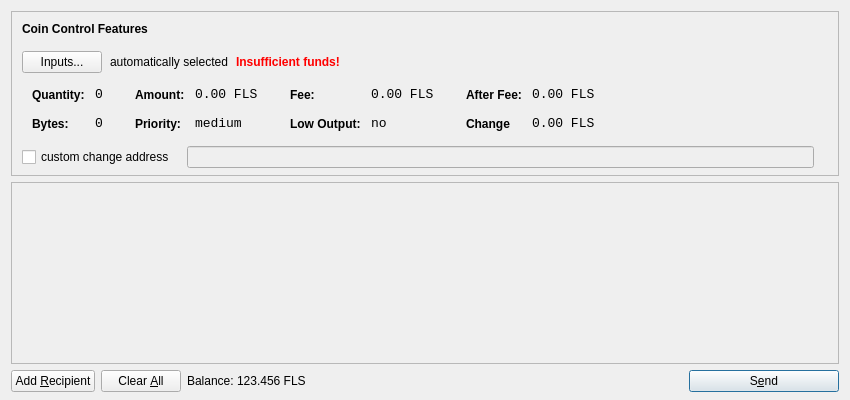
<?xml version="1.0" encoding="UTF-8"?>
<ui version="4.0">
 <class>SendCoinsDialog</class>
 <widget class="QDialog" name="SendCoinsDialog">
  <property name="geometry">
   <rect>
    <x>0</x>
    <y>0</y>
    <width>850</width>
    <height>400</height>
   </rect>
  </property>
  <property name="windowTitle">
   <string>Send Coins</string>
  </property>
  <property name="styleSheet">
   <string notr="true">background-image: url(:/images/gr);</string>
  </property>
  <layout class="QVBoxLayout" name="verticalLayout" stretch="0,1,0">
   <property name="bottomMargin">
    <number>8</number>
   </property>
   <item>
    <widget class="QFrame" name="frameCoinControl">
     <property name="sizePolicy">
      <sizepolicy hsizetype="Expanding" vsizetype="Expanding">
       <horstretch>0</horstretch>
       <verstretch>0</verstretch>
      </sizepolicy>
     </property>
     <property name="maximumSize">
      <size>
       <width>16777215</width>
       <height>16777215</height>
      </size>
     </property>
     <property name="frameShape">
      <enum>QFrame::StyledPanel</enum>
     </property>
     <property name="frameShadow">
      <enum>QFrame::Sunken</enum>
     </property>
     <layout class="QVBoxLayout" name="verticalLayoutCoinControl2">
      <property name="spacing">
       <number>6</number>
      </property>
      <property name="leftMargin">
       <number>0</number>
      </property>
      <property name="topMargin">
       <number>0</number>
      </property>
      <property name="rightMargin">
       <number>0</number>
      </property>
      <property name="bottomMargin">
       <number>6</number>
      </property>
      <item>
       <layout class="QVBoxLayout" name="verticalLayoutCoinControl" stretch="0,0,0,0,1">
        <property name="spacing">
         <number>0</number>
        </property>
        <property name="leftMargin">
         <number>10</number>
        </property>
        <property name="topMargin">
         <number>10</number>
        </property>
        <item>
         <layout class="QHBoxLayout" name="horizontalLayoutCoinControl1">
          <property name="bottomMargin">
           <number>15</number>
          </property>
          <item>
           <widget class="QLabel" name="labelCoinControlFeatures">
            <property name="sizePolicy">
             <sizepolicy hsizetype="Preferred" vsizetype="Maximum">
              <horstretch>0</horstretch>
              <verstretch>0</verstretch>
             </sizepolicy>
            </property>
            <property name="font">
             <font>
              <weight>75</weight>
              <bold>true</bold>
             </font>
            </property>
            <property name="styleSheet">
             <string notr="true">font-weight:bold;</string>
            </property>
            <property name="text">
             <string>Coin Control Features</string>
            </property>
           </widget>
          </item>
         </layout>
        </item>
        <item>
         <layout class="QHBoxLayout" name="horizontalLayoutCoinControl2" stretch="0,0,0,0">
          <property name="spacing">
           <number>8</number>
          </property>
          <property name="bottomMargin">
           <number>10</number>
          </property>
          <item>
           <widget class="QPushButton" name="pushButtonCoinControl">
            <property name="styleSheet">
             <string notr="true"/>
            </property>
            <property name="text">
             <string>Inputs...</string>
            </property>
           </widget>
          </item>
          <item>
           <widget class="QLabel" name="labelCoinControlAutomaticallySelected">
            <property name="text">
             <string>automatically selected</string>
            </property>
            <property name="margin">
             <number>5</number>
            </property>
           </widget>
          </item>
          <item>
           <widget class="QLabel" name="labelCoinControlInsuffFunds">
            <property name="font">
             <font>
              <weight>75</weight>
              <bold>true</bold>
             </font>
            </property>
            <property name="styleSheet">
             <string notr="true">color:red;font-weight:bold;</string>
            </property>
            <property name="text">
             <string>Insufficient funds!</string>
            </property>
            <property name="margin">
             <number>5</number>
            </property>
           </widget>
          </item>
          <item>
           <spacer name="horizontalSpacerCoinControl">
            <property name="orientation">
             <enum>Qt::Horizontal</enum>
            </property>
            <property name="sizeHint" stdset="0">
             <size>
              <width>40</width>
              <height>1</height>
             </size>
            </property>
           </spacer>
          </item>
         </layout>
        </item>
        <item>
         <widget class="QWidget" name="widgetCoinControl" native="true">
          <property name="sizePolicy">
           <sizepolicy hsizetype="Preferred" vsizetype="Preferred">
            <horstretch>0</horstretch>
            <verstretch>0</verstretch>
           </sizepolicy>
          </property>
          <property name="minimumSize">
           <size>
            <width>0</width>
            <height>0</height>
           </size>
          </property>
          <property name="styleSheet">
           <string notr="true"/>
          </property>
          <layout class="QHBoxLayout" name="horizontalLayoutCoinControl5">
           <property name="leftMargin">
            <number>0</number>
           </property>
           <property name="topMargin">
            <number>0</number>
           </property>
           <property name="rightMargin">
            <number>0</number>
           </property>
           <property name="bottomMargin">
            <number>0</number>
           </property>
           <item>
            <layout class="QHBoxLayout" name="horizontalLayoutCoinControl3" stretch="0,0,0,1">
             <property name="spacing">
              <number>20</number>
             </property>
             <property name="topMargin">
              <number>0</number>
             </property>
             <property name="bottomMargin">
              <number>10</number>
             </property>
             <item>
              <layout class="QFormLayout" name="formLayoutCoinControl1">
               <property name="horizontalSpacing">
                <number>10</number>
               </property>
               <property name="verticalSpacing">
                <number>14</number>
               </property>
               <property name="leftMargin">
                <number>10</number>
               </property>
               <property name="topMargin">
                <number>4</number>
               </property>
               <property name="rightMargin">
                <number>6</number>
               </property>
               <item row="0" column="0">
                <widget class="QLabel" name="labelCoinControlQuantityText">
                 <property name="styleSheet">
                  <string notr="true">font-weight:bold;</string>
                 </property>
                 <property name="text">
                  <string>Quantity:</string>
                 </property>
                 <property name="margin">
                  <number>0</number>
                 </property>
                </widget>
               </item>
               <item row="0" column="1">
                <widget class="QLabel" name="labelCoinControlQuantity">
                 <property name="font">
                  <font>
                   <family>Monospace</family>
                   <pointsize>10</pointsize>
                  </font>
                 </property>
                 <property name="cursor">
                  <cursorShape>IBeamCursor</cursorShape>
                 </property>
                 <property name="contextMenuPolicy">
                  <enum>Qt::ActionsContextMenu</enum>
                 </property>
                 <property name="text">
                  <string>0</string>
                 </property>
                 <property name="margin">
                  <number>0</number>
                 </property>
                 <property name="textInteractionFlags">
                  <set>Qt::LinksAccessibleByMouse|Qt::TextSelectableByKeyboard|Qt::TextSelectableByMouse</set>
                 </property>
                </widget>
               </item>
               <item row="1" column="0">
                <widget class="QLabel" name="labelCoinControlBytesText">
                 <property name="styleSheet">
                  <string notr="true">font-weight:bold;</string>
                 </property>
                 <property name="text">
                  <string>Bytes:</string>
                 </property>
                </widget>
               </item>
               <item row="1" column="1">
                <widget class="QLabel" name="labelCoinControlBytes">
                 <property name="font">
                  <font>
                   <family>Monospace</family>
                   <pointsize>10</pointsize>
                  </font>
                 </property>
                 <property name="cursor">
                  <cursorShape>IBeamCursor</cursorShape>
                 </property>
                 <property name="contextMenuPolicy">
                  <enum>Qt::ActionsContextMenu</enum>
                 </property>
                 <property name="text">
                  <string>0</string>
                 </property>
                 <property name="textInteractionFlags">
                  <set>Qt::LinksAccessibleByMouse|Qt::TextSelectableByKeyboard|Qt::TextSelectableByMouse</set>
                 </property>
                </widget>
               </item>
              </layout>
             </item>
             <item>
              <layout class="QFormLayout" name="formLayoutCoinControl2">
               <property name="horizontalSpacing">
                <number>10</number>
               </property>
               <property name="verticalSpacing">
                <number>14</number>
               </property>
               <property name="leftMargin">
                <number>6</number>
               </property>
               <property name="topMargin">
                <number>4</number>
               </property>
               <property name="rightMargin">
                <number>6</number>
               </property>
               <item row="0" column="0">
                <widget class="QLabel" name="labelCoinControlAmountText">
                 <property name="styleSheet">
                  <string notr="true">font-weight:bold;</string>
                 </property>
                 <property name="text">
                  <string>Amount:</string>
                 </property>
                 <property name="margin">
                  <number>0</number>
                 </property>
                </widget>
               </item>
               <item row="0" column="1">
                <widget class="QLabel" name="labelCoinControlAmount">
                 <property name="font">
                  <font>
                   <family>Monospace</family>
                   <pointsize>10</pointsize>
                  </font>
                 </property>
                 <property name="cursor">
                  <cursorShape>IBeamCursor</cursorShape>
                 </property>
                 <property name="contextMenuPolicy">
                  <enum>Qt::ActionsContextMenu</enum>
                 </property>
                 <property name="text">
                  <string>0.00 FLS</string>
                 </property>
                 <property name="textInteractionFlags">
                  <set>Qt::LinksAccessibleByMouse|Qt::TextSelectableByKeyboard|Qt::TextSelectableByMouse</set>
                 </property>
                </widget>
               </item>
               <item row="1" column="0">
                <widget class="QLabel" name="labelCoinControlPriorityText">
                 <property name="styleSheet">
                  <string notr="true">font-weight:bold;</string>
                 </property>
                 <property name="text">
                  <string>Priority:</string>
                 </property>
                </widget>
               </item>
               <item row="1" column="1">
                <widget class="QLabel" name="labelCoinControlPriority">
                 <property name="font">
                  <font>
                   <family>Monospace</family>
                   <pointsize>10</pointsize>
                  </font>
                 </property>
                 <property name="cursor">
                  <cursorShape>IBeamCursor</cursorShape>
                 </property>
                 <property name="contextMenuPolicy">
                  <enum>Qt::ActionsContextMenu</enum>
                 </property>
                 <property name="text">
                  <string>medium</string>
                 </property>
                 <property name="textInteractionFlags">
                  <set>Qt::LinksAccessibleByMouse|Qt::TextSelectableByKeyboard|Qt::TextSelectableByMouse</set>
                 </property>
                </widget>
               </item>
              </layout>
             </item>
             <item>
              <layout class="QFormLayout" name="formLayoutCoinControl3">
               <property name="horizontalSpacing">
                <number>10</number>
               </property>
               <property name="verticalSpacing">
                <number>14</number>
               </property>
               <property name="leftMargin">
                <number>6</number>
               </property>
               <property name="topMargin">
                <number>4</number>
               </property>
               <property name="rightMargin">
                <number>6</number>
               </property>
               <item row="0" column="0">
                <widget class="QLabel" name="labelCoinControlFeeText">
                 <property name="styleSheet">
                  <string notr="true">font-weight:bold;</string>
                 </property>
                 <property name="text">
                  <string>Fee:</string>
                 </property>
                 <property name="margin">
                  <number>0</number>
                 </property>
                </widget>
               </item>
               <item row="0" column="1">
                <widget class="QLabel" name="labelCoinControlFee">
                 <property name="font">
                  <font>
                   <family>Monospace</family>
                   <pointsize>10</pointsize>
                  </font>
                 </property>
                 <property name="cursor">
                  <cursorShape>IBeamCursor</cursorShape>
                 </property>
                 <property name="contextMenuPolicy">
                  <enum>Qt::ActionsContextMenu</enum>
                 </property>
                 <property name="text">
                  <string>0.00 FLS</string>
                 </property>
                 <property name="textInteractionFlags">
                  <set>Qt::LinksAccessibleByMouse|Qt::TextSelectableByKeyboard|Qt::TextSelectableByMouse</set>
                 </property>
                </widget>
               </item>
               <item row="1" column="0">
                <widget class="QLabel" name="labelCoinControlLowOutputText">
                 <property name="styleSheet">
                  <string notr="true">font-weight:bold;</string>
                 </property>
                 <property name="text">
                  <string>Low Output:</string>
                 </property>
                </widget>
               </item>
               <item row="1" column="1">
                <widget class="QLabel" name="labelCoinControlLowOutput">
                 <property name="font">
                  <font>
                   <family>Monospace</family>
                   <pointsize>10</pointsize>
                  </font>
                 </property>
                 <property name="cursor">
                  <cursorShape>IBeamCursor</cursorShape>
                 </property>
                 <property name="contextMenuPolicy">
                  <enum>Qt::ActionsContextMenu</enum>
                 </property>
                 <property name="text">
                  <string>no</string>
                 </property>
                 <property name="textInteractionFlags">
                  <set>Qt::LinksAccessibleByMouse|Qt::TextSelectableByKeyboard|Qt::TextSelectableByMouse</set>
                 </property>
                </widget>
               </item>
              </layout>
             </item>
             <item>
              <layout class="QFormLayout" name="formLayoutCoinControl4">
               <property name="horizontalSpacing">
                <number>10</number>
               </property>
               <property name="verticalSpacing">
                <number>14</number>
               </property>
               <property name="leftMargin">
                <number>6</number>
               </property>
               <property name="topMargin">
                <number>4</number>
               </property>
               <property name="rightMargin">
                <number>6</number>
               </property>
               <item row="0" column="0">
                <widget class="QLabel" name="labelCoinControlAfterFeeText">
                 <property name="styleSheet">
                  <string notr="true">font-weight:bold;</string>
                 </property>
                 <property name="text">
                  <string>After Fee:</string>
                 </property>
                 <property name="margin">
                  <number>0</number>
                 </property>
                </widget>
               </item>
               <item row="0" column="1">
                <widget class="QLabel" name="labelCoinControlAfterFee">
                 <property name="font">
                  <font>
                   <family>Monospace</family>
                   <pointsize>10</pointsize>
                  </font>
                 </property>
                 <property name="cursor">
                  <cursorShape>IBeamCursor</cursorShape>
                 </property>
                 <property name="contextMenuPolicy">
                  <enum>Qt::ActionsContextMenu</enum>
                 </property>
                 <property name="text">
                  <string>0.00 FLS</string>
                 </property>
                 <property name="textInteractionFlags">
                  <set>Qt::LinksAccessibleByMouse|Qt::TextSelectableByKeyboard|Qt::TextSelectableByMouse</set>
                 </property>
                </widget>
               </item>
               <item row="1" column="0">
                <widget class="QLabel" name="labelCoinControlChangeText">
                 <property name="styleSheet">
                  <string notr="true">font-weight:bold;</string>
                 </property>
                 <property name="text">
                  <string>Change</string>
                 </property>
                </widget>
               </item>
               <item row="1" column="1">
                <widget class="QLabel" name="labelCoinControlChange">
                 <property name="font">
                  <font>
                   <family>Monospace</family>
                   <pointsize>10</pointsize>
                  </font>
                 </property>
                 <property name="cursor">
                  <cursorShape>IBeamCursor</cursorShape>
                 </property>
                 <property name="contextMenuPolicy">
                  <enum>Qt::ActionsContextMenu</enum>
                 </property>
                 <property name="text">
                  <string>0.00 FLS</string>
                 </property>
                 <property name="textInteractionFlags">
                  <set>Qt::LinksAccessibleByMouse|Qt::TextSelectableByKeyboard|Qt::TextSelectableByMouse</set>
                 </property>
                </widget>
               </item>
              </layout>
             </item>
            </layout>
           </item>
          </layout>
         </widget>
        </item>
        <item>
         <layout class="QHBoxLayout" name="horizontalLayoutCoinControl4" stretch="0,0,0">
          <property name="spacing">
           <number>12</number>
          </property>
          <property name="sizeConstraint">
           <enum>QLayout::SetDefaultConstraint</enum>
          </property>
          <property name="topMargin">
           <number>5</number>
          </property>
          <property name="rightMargin">
           <number>5</number>
          </property>
          <item>
           <widget class="QCheckBox" name="checkBoxCoinControlChange">
            <property name="text">
             <string>custom change address</string>
            </property>
           </widget>
          </item>
          <item>
           <widget class="QLineEdit" name="lineEditCoinControlChange">
            <property name="enabled">
             <bool>false</bool>
            </property>
            <property name="sizePolicy">
             <sizepolicy hsizetype="Expanding" vsizetype="Fixed">
              <horstretch>0</horstretch>
              <verstretch>0</verstretch>
             </sizepolicy>
            </property>
           </widget>
          </item>
          <item>
           <widget class="QLabel" name="labelCoinControlChangeLabel">
            <property name="sizePolicy">
             <sizepolicy hsizetype="Preferred" vsizetype="Expanding">
              <horstretch>0</horstretch>
              <verstretch>0</verstretch>
             </sizepolicy>
            </property>
            <property name="minimumSize">
             <size>
              <width>0</width>
              <height>0</height>
             </size>
            </property>
            <property name="text">
             <string/>
            </property>
            <property name="margin">
             <number>3</number>
            </property>
           </widget>
          </item>
         </layout>
        </item>
        <item>
         <spacer name="verticalSpacerCoinControl">
          <property name="orientation">
           <enum>Qt::Vertical</enum>
          </property>
          <property name="sizeHint" stdset="0">
           <size>
            <width>800</width>
            <height>1</height>
           </size>
          </property>
         </spacer>
        </item>
       </layout>
      </item>
     </layout>
    </widget>
   </item>
   <item>
    <widget class="QScrollArea" name="scrollArea">
     <property name="widgetResizable">
      <bool>true</bool>
     </property>
     <widget class="QWidget" name="scrollAreaWidgetContents">
      <property name="geometry">
       <rect>
        <x>0</x>
        <y>0</y>
        <width>830</width>
        <height>172</height>
       </rect>
      </property>
      <layout class="QVBoxLayout" name="verticalLayout_2">
       <property name="leftMargin">
        <number>0</number>
       </property>
       <property name="topMargin">
        <number>0</number>
       </property>
       <property name="rightMargin">
        <number>0</number>
       </property>
       <property name="bottomMargin">
        <number>0</number>
       </property>
       <item>
        <layout class="QVBoxLayout" name="entries">
         <property name="spacing">
          <number>6</number>
         </property>
        </layout>
       </item>
       <item>
        <spacer name="verticalSpacer">
         <property name="orientation">
          <enum>Qt::Vertical</enum>
         </property>
         <property name="sizeHint" stdset="0">
          <size>
           <width>20</width>
           <height>40</height>
          </size>
         </property>
        </spacer>
       </item>
      </layout>
     </widget>
    </widget>
   </item>
   <item>
    <layout class="QHBoxLayout" name="horizontalLayout">
     <item>
      <widget class="QPushButton" name="addButton">
       <property name="toolTip">
        <string>Send to multiple recipients at once</string>
       </property>
       <property name="text">
        <string>Add &amp;Recipient</string>
       </property>
       <property name="icon">
        <iconset resource="../bitcoin.qrc">
         <normaloff>:/icons/add</normaloff>:/icons/add</iconset>
       </property>
       <property name="autoDefault">
        <bool>false</bool>
       </property>
      </widget>
     </item>
     <item>
      <widget class="QPushButton" name="clearButton">
       <property name="sizePolicy">
        <sizepolicy hsizetype="Minimum" vsizetype="Fixed">
         <horstretch>0</horstretch>
         <verstretch>0</verstretch>
        </sizepolicy>
       </property>
       <property name="toolTip">
        <string>Remove all transaction fields</string>
       </property>
       <property name="text">
        <string>Clear &amp;All</string>
       </property>
       <property name="icon">
        <iconset resource="../bitcoin.qrc">
         <normaloff>:/icons/remove</normaloff>:/icons/remove</iconset>
       </property>
       <property name="autoRepeatDelay">
        <number>300</number>
       </property>
       <property name="autoDefault">
        <bool>false</bool>
       </property>
      </widget>
     </item>
     <item>
      <layout class="QHBoxLayout" name="horizontalLayout_2">
       <property name="spacing">
        <number>3</number>
       </property>
       <item>
        <widget class="QLabel" name="label">
         <property name="sizePolicy">
          <sizepolicy hsizetype="Preferred" vsizetype="Fixed">
           <horstretch>0</horstretch>
           <verstretch>0</verstretch>
          </sizepolicy>
         </property>
         <property name="text">
          <string>Balance:</string>
         </property>
        </widget>
       </item>
       <item>
        <widget class="QLabel" name="labelBalance">
         <property name="sizePolicy">
          <sizepolicy hsizetype="Preferred" vsizetype="Fixed">
           <horstretch>0</horstretch>
           <verstretch>0</verstretch>
          </sizepolicy>
         </property>
         <property name="cursor">
          <cursorShape>IBeamCursor</cursorShape>
         </property>
         <property name="text">
          <string>123.456 FLS</string>
         </property>
         <property name="textInteractionFlags">
          <set>Qt::LinksAccessibleByMouse|Qt::TextSelectableByKeyboard|Qt::TextSelectableByMouse</set>
         </property>
        </widget>
       </item>
      </layout>
     </item>
     <item>
      <spacer name="horizontalSpacer">
       <property name="orientation">
        <enum>Qt::Horizontal</enum>
       </property>
       <property name="sizeHint" stdset="0">
        <size>
         <width>40</width>
         <height>20</height>
        </size>
       </property>
      </spacer>
     </item>
     <item>
      <widget class="QPushButton" name="sendButton">
       <property name="minimumSize">
        <size>
         <width>150</width>
         <height>0</height>
        </size>
       </property>
       <property name="toolTip">
        <string>Confirm the send action</string>
       </property>
       <property name="text">
        <string>S&amp;end</string>
       </property>
       <property name="icon">
        <iconset resource="../bitcoin.qrc">
         <normaloff>:/icons/send</normaloff>:/icons/send</iconset>
       </property>
       <property name="default">
        <bool>true</bool>
       </property>
      </widget>
     </item>
    </layout>
   </item>
  </layout>
 </widget>
 <resources>
  <include location="../bitcoin.qrc"/>
 </resources>
 <connections/>
</ui>
